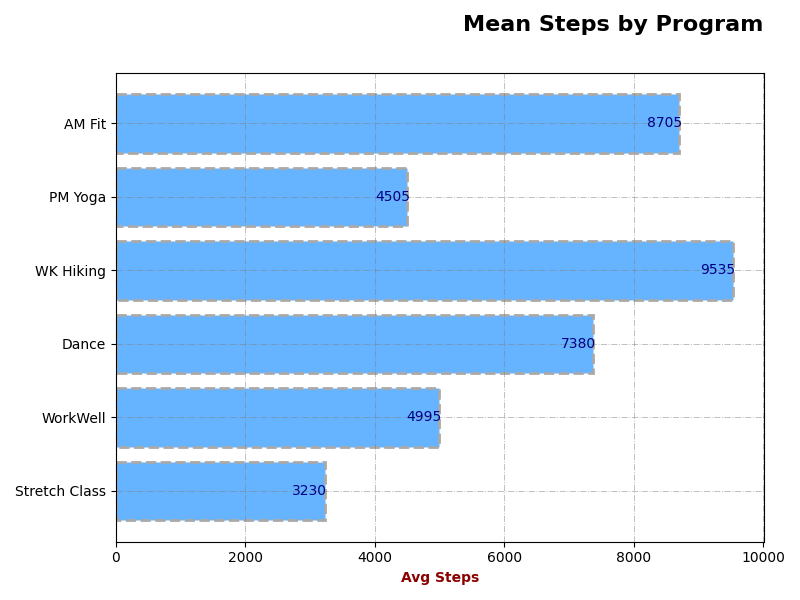

Here is the Python script that generated this plot:
import matplotlib.pyplot as plt
import numpy as np

programs = ['AM Fit', 'PM Yoga', 'WK Hiking', 'Dance', 'WorkWell', 'Stretch Class']
steps_data = [
    [8500, 8700, 7800, 9000, 8800, 8900, 8600, 9100, 9200, 8450],
    [4500, 4200, 4100, 4600, 4700, 4900, 4300, 4800, 4400, 4550],
    [9500, 9600, 9400, 9300, 9200, 9800, 9900, 9700, 9350, 9600],
    [7000, 7500, 7200, 7100, 7350, 7600, 7800, 7400, 7500, 7350],
    [5000, 4800, 4700, 5100, 5200, 5400, 4550, 4900, 5050, 5250],
    [3000, 3200, 3100, 3300, 3250, 3100, 3150, 3400, 3350, 3450]
]

fig, ax = plt.subplots(figsize=(8, 6))

# Alter the stylistic elements of the plot
mean_steps = [np.mean(data) for data in steps_data]
ax.barh(programs, mean_steps, color='#66b3ff', edgecolor='darkgrey', linestyle='dashed', linewidth=2)
ax.set_xlabel('Avg Steps', fontsize=10, color='darkred', fontweight='bold')
ax.set_title('Mean Steps by Program', fontsize=16, fontweight='heavy', pad=30, loc='right')

# Change legend, grid, and markers
ax.grid(True, linestyle='-.', linewidth=0.7, color='grey', alpha=0.5)
ax.invert_yaxis()  # Random alteration: programs from bottom to top
for i, v in enumerate(mean_steps):
    ax.text(v - 500, i, f'{v:.0f}', color='navy', va='center', fontweight='medium')

plt.tight_layout()
plt.show()
